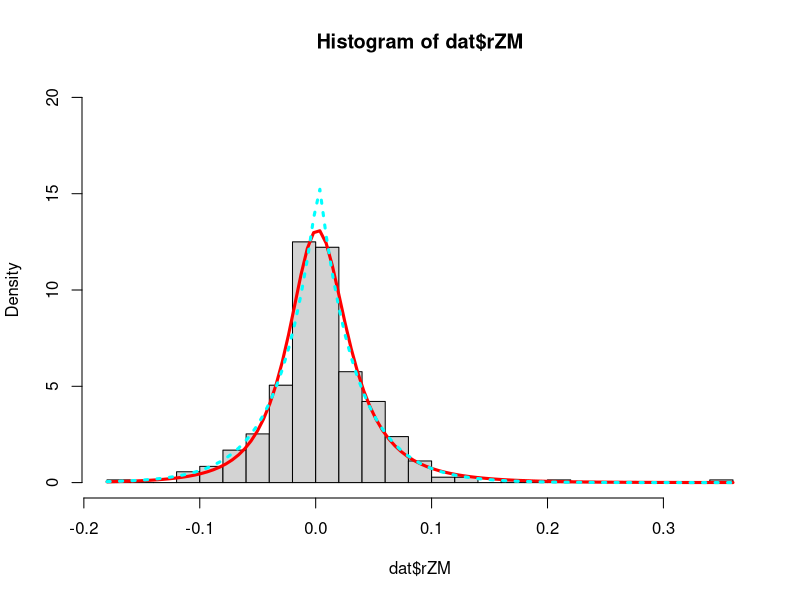

The R script that drew this image:
rm(list = setdiff(ls(), lsf.str())) # remove all variables except functions

dat <- read.csv("ZMTSLA.csv")
t = 1/252
n = 356

###### NIG (Normal Inverse Gaussian)
## theta[1] = alpha, theta[2] = beta,theta[3] = delta, theta[4] = mu
initialvalueNIG=c(10,0,2,0)
initialvalueNIG=c(15.3997719, 4.0914736, 7.5013727, -0.7332863)
NIG=function(x,theta){theta[1]*theta[3]*t/pi*
    besselK(theta[1]*sqrt(theta[3]^2*t^2
                          +(x-theta[4]*t)^2),1)/
    (sqrt(theta[3]^2*t^2+(x-theta[4]*t)^2))*
    exp(theta[3]*sqrt(theta[1]^2-theta[2]^2)*t+
          theta[2]*(x-theta[4]*t))}
resultNIG=optim(initialvalueNIG,fn=function(theta)
{-sum(log(NIG(dat$rZM[2:357], theta)))},method="L-BFGS-B")

###### Laplace, theoretical MLE
## theta[1] = mu, theta[2] = b
laplace = function(x, theta){1/(2*theta[2]) * exp(-abs(x-theta[1])/theta[2]) }

mu_lp = median(dat$rZM, na.rm = TRUE)
b_lp = 1/n * sum(abs(dat$rZM[2:357] - mu_lp))

##### visualize
hist(dat$rZM, probability = TRUE, breaks = 30, ylim = c(0,20))
thetaNIG = resultNIG$par
thetaLAPLACE = c(mu_lp, b_lp)
curve(NIG(x, thetaNIG), add = TRUE, col = "red", lwd =3, lty=1) ## NIG
curve(laplace(x, thetaLAPLACE), add = TRUE, col = "cyan", lwd =3, lty = 3) ## Laplace
